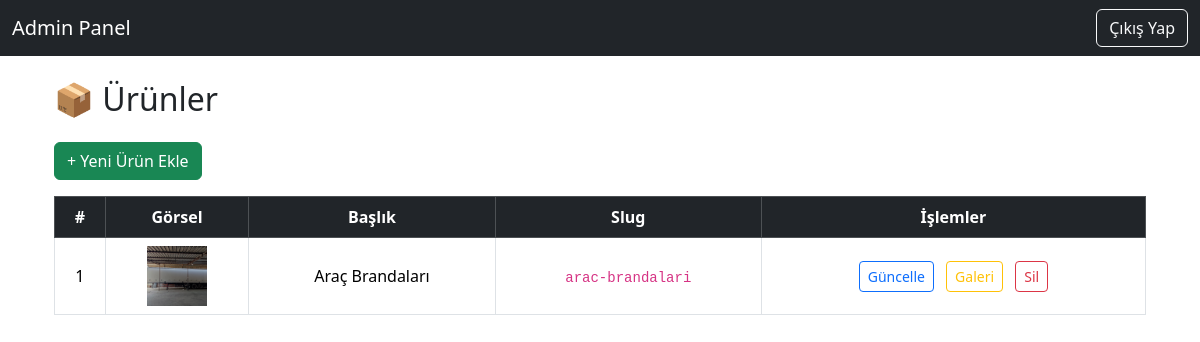
Screenshot of /admin/urunler (signed in) with the database file from the repository.
### models.py (models this page shows)
class Urun(db.Model):
    id = db.Column(db.Integer, primary_key=True)
    slug = db.Column(db.String(100), unique=True, nullable=False)
    baslik = db.Column(db.String(100), nullable=False)
    aciklama = db.Column(db.Text)
    avantajlar = db.Column(db.Text)  # \n ile ayrılabilir
    kullanim_alanlari = db.Column(db.Text)  # \n ile ayrılabilir
    gorsel = db.Column(db.String(200))

### admin_routes.py (the view)
@admin_bp.route("/urunler")
@login_required
def urunler():
    urunler = Urun.query.all()
    return render_template("admin/urunler.html", urunler=urunler)

### app.py (called while the page is built)
@login_manager.user_loader
def load_user(user_id):
    return User.query.get(int(user_id))

@app.context_processor
def urunleri_getir():
    urunler = Urun.query.order_by(Urun.baslik).all()
    return dict(urunler=urunler)

### templates/admin/urunler.html
{% extends "admin/layout.html" %}
{% block content %}
<div class="container mt-4">
  <h2 class="mb-4">📦 Ürünler</h2>
  <a href="{{ url_for('admin.urun_ekle') }}" class="btn btn-success mb-3">+ Yeni Ürün Ekle</a>
  {% if urunler %}
  <div class="table-responsive">
    <table class="table table-bordered align-middle text-center">
      <thead class="table-dark">
        <tr>
          <th>#</th>
          <th>Görsel</th>
          <th>Başlık</th>
          <th>Slug</th>
          <th>İşlemler</th>
        </tr>
      </thead>
      <tbody>
        {% for urun in urunler %}
        <tr>
          <td>{{ urun.id }}</td>
          <td>
            {% if urun.gorsel %}
            <img src="{{ url_for('static', filename=urun.gorsel) }}" alt="{{ urun.baslik }}" width="60" height="60" style="object-fit: cover;">
            {% else %}
            <span class="text-muted">Yok</span>
            {% endif %}
          </td>
          <td>{{ urun.baslik }}</td>
          <td><code>{{ urun.slug }}</code></td>
          <td>
            <a href="{{ url_for('admin.urun_guncelle', id=urun.id) }}" class="btn btn-sm btn-outline-primary">Güncelle</a>
            <a href="{{ url_for('admin.urun_galeri', urun_id=urun.id) }}" class="btn btn-sm btn-outline-warning ms-2">Galeri</a>
            <a href="{{ url_for('admin.urun_sil', id=urun.id) }}" class="btn btn-sm btn-outline-danger ms-2" onclick="return confirm('Silmek istediğinize emin misiniz?')">Sil</a>
          </td>
        </tr>
        {% endfor %}
      </tbody>
    </table>
  </div>
  {% else %}
  <div class="alert alert-warning">Henüz ürün eklenmemiş.</div>
  {% endif %}
</div>
{% endblock %}

### rows the page displays
Urun: id "1", gorsel (picture), baslik "Araç Brandaları", slug "arac-brandalari"
